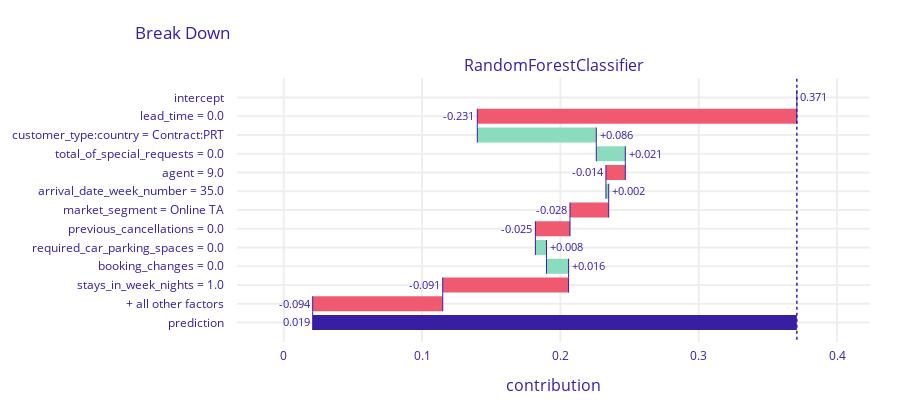
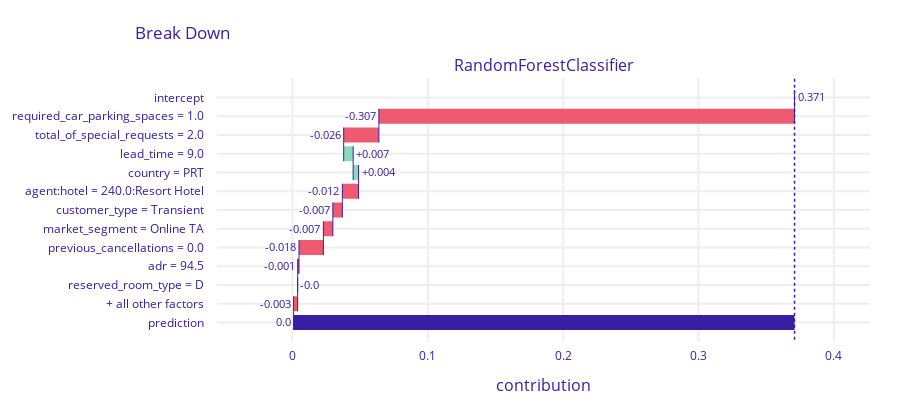

The code cell stored with these charts, in order, in its notebook:
### Markdown cell above
### 3. Wybór obserwacji z innymi najważniejszymi zmiennymi

### Code cell
pps_list[0].plot()
pps_list[1].plot()

### Figure 1 — Plotly figure (JSON) as saved in the notebook; plotly's stock layout.template omitted (floating-point values rounded to 4 significant figures)
{"data": [{"base": 0.3709, "connector": {"line": {"color": "#371ea3", "dash": "solid", "width": 1}, "mode": "spanning"}, "decreasing": {"marker": {"color": "#f05a71"}}, "hoverinfo": "text+delta", "hoverlabel": {"bgcolor": "rgba(0,0,0,0.8)"}, "hovertext": ["Average response: 0.371<br>Prediction: 0.019", "lead_time = 0.0<br>decreases average response by", "customer_type:country = Contract:PRT<br>increases average response by", "total_of_special_requests = 0.0<br>increases average response by", "agent = 9.0<br>decreases average response by", "arrival_date_week_number = 35.0<br>increases average response by", "market_segment = Online TA<br>decreases average response by", "previous_cancellations = 0.0<br>decreases average response by", "required_car_parking_spaces = 0.0<br>increases average response by", "booking_changes = 0.0<br>increases average response by", "stays_in_week_nights = 1.0<br>decreases average response by", "+ all other factors<br>decreases average response by", "Average response: 0.371<br>Prediction: 0.019"], "increasing": {"marker": {"color": "#8bdcbe"}}, "measure": ["relative", "relative", "relative", "relative", "relative", "relative", "relative", "relative", "relative", "relative", "relative", "relative", "total"], "orientation": "h", "showlegend": false, "text": ["0.371", "-0.231", "+0.086", "+0.021", "-0.014", "+0.002", "-0.028", "-0.025", "+0.008", "+0.016", "-0.091", "-0.094", "0.019"], "textposition": "outside", "totals": {"marker": {"color": "#371ea3"}}, "type": "waterfall", "x": [0, -0.231, 0.086, 0.021, -0.014, 0.002, -0.028, -0.025, 0.008, 0.016, -0.091, -0.094, -0.352], "xaxis": "x", "y": ["intercept", "lead_time = 0.0", "customer_type:country = Contract:PRT", "total_of_special_requests = 0.0", "agent = 9.0", "arrival_date_week_number = 35.0", "market_segment = Online TA", "previous_cancellations = 0.0", "required_car_parking_spaces = 0.0", "booking_changes = 0.0", "stays_in_week_nights = 1.0", "+ all other factors", "prediction"], "yaxis": "y"}], "layout": {"annotations": [{"font": {"size": 16}, "showarrow": false, "text": "RandomForestClassifier", "x": 0.5, "xanchor": "center", "xref": "paper", "y": 1, "yanchor": "bottom", "yref": "paper"}, {"font": {"size": 16}, "showarrow": false, "text": "contribution", "x": 0.5, "xanchor": "center", "xref": "paper", "y": 0, "yanchor": "top", "yref": "paper", "yshift": -30}], "font": {"color": "#371ea3"}, "height": 413, "margin": {"b": 71, "r": 30, "t": 78}, "shapes": [{"line": {"color": "#371ea3", "dash": "dot", "width": 1.5}, "type": "line", "x0": 0.3709, "x1": 0.3709, "xref": "x", "y0": -1, "y1": 13, "yref": "y"}], "title": {"text": "Break Down", "x": 0.15}, "xaxis": {"anchor": "y", "automargin": true, "domain": [0, 1], "fixedrange": true, "gridwidth": 2, "range": [-0.0338, 0.4238], "tickcolor": "white", "ticklen": 3, "ticks": "outside", "type": "linear", "zeroline": false}, "yaxis": {"anchor": "x", "automargin": true, "autorange": "reversed", "domain": [0, 1], "fixedrange": true, "gridwidth": 2, "tickcolor": "white", "ticklen": 10, "ticks": "outside", "type": "category"}}}

### Figure 2 — Plotly figure (JSON) as saved in the notebook; plotly's stock layout.template omitted (floating-point values rounded to 4 significant figures)
{"data": [{"base": 0.3709, "connector": {"line": {"color": "#371ea3", "dash": "solid", "width": 1}, "mode": "spanning"}, "decreasing": {"marker": {"color": "#f05a71"}}, "hoverinfo": "text+delta", "hoverlabel": {"bgcolor": "rgba(0,0,0,0.8)"}, "hovertext": ["Average response: 0.371<br>Prediction: 0.0", "required_car_parking_spaces = 1.0<br>decreases average response by", "total_of_special_requests = 2.0<br>decreases average response by", "lead_time = 9.0<br>increases average response by", "country = PRT<br>increases average response by", "agent:hotel = 240.0:Resort Hotel<br>decreases average response by", "customer_type = Transient<br>decreases average response by", "market_segment = Online TA<br>decreases average response by", "previous_cancellations = 0.0<br>decreases average response by", "adr = 94.5<br>decreases average response by", "reserved_room_type = D<br>decreases average response by", "+ all other factors<br>decreases average response by", "Average response: 0.371<br>Prediction: 0.0"], "increasing": {"marker": {"color": "#8bdcbe"}}, "measure": ["relative", "relative", "relative", "relative", "relative", "relative", "relative", "relative", "relative", "relative", "relative", "relative", "total"], "orientation": "h", "showlegend": false, "text": ["0.371", "-0.307", "-0.026", "+0.007", "+0.004", "-0.012", "-0.007", "-0.007", "-0.018", "-0.001", "-0.0", "-0.003", "0.0"], "textposition": "outside", "totals": {"marker": {"color": "#371ea3"}}, "type": "waterfall", "x": [0, -0.307, -0.026, 0.007, 0.004, -0.012, -0.007, -0.007, -0.018, -0.001, 0, -0.003, -0.371], "xaxis": "x", "y": ["intercept", "required_car_parking_spaces = 1.0", "total_of_special_requests = 2.0", "lead_time = 9.0", "country = PRT", "agent:hotel = 240.0:Resort Hotel", "customer_type = Transient", "market_segment = Online TA", "previous_cancellations = 0.0", "adr = 94.5", "reserved_room_type = D", "+ all other factors", "prediction"], "yaxis": "y"}], "layout": {"annotations": [{"font": {"size": 16}, "showarrow": false, "text": "RandomForestClassifier", "x": 0.5, "xanchor": "center", "xref": "paper", "y": 1, "yanchor": "bottom", "yref": "paper"}, {"font": {"size": 16}, "showarrow": false, "text": "contribution", "x": 0.5, "xanchor": "center", "xref": "paper", "y": 0, "yanchor": "top", "yref": "paper", "yshift": -30}], "font": {"color": "#371ea3"}, "height": 413, "margin": {"b": 71, "r": 30, "t": 78}, "shapes": [{"line": {"color": "#371ea3", "dash": "dot", "width": 1.5}, "type": "line", "x0": 0.3709, "x1": 0.3709, "xref": "x", "y0": -1, "y1": 13, "yref": "y"}], "title": {"text": "Break Down", "x": 0.15}, "xaxis": {"anchor": "y", "automargin": true, "domain": [0, 1], "fixedrange": true, "gridwidth": 2, "range": [-0.05565, 0.4266], "tickcolor": "white", "ticklen": 3, "ticks": "outside", "type": "linear", "zeroline": false}, "yaxis": {"anchor": "x", "automargin": true, "autorange": "reversed", "domain": [0, 1], "fixedrange": true, "gridwidth": 2, "tickcolor": "white", "ticklen": 10, "ticks": "outside", "type": "category"}}}
